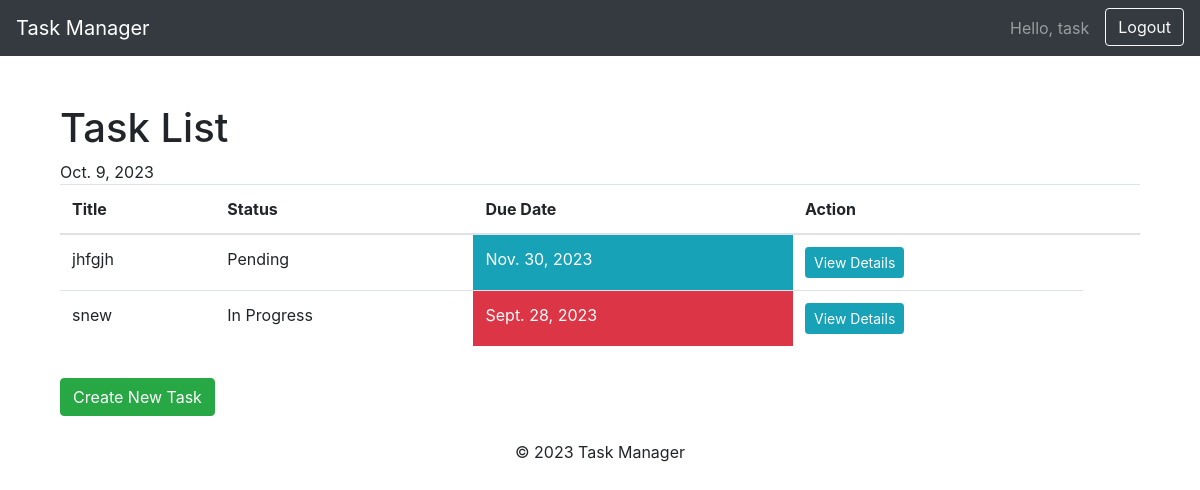
The app's page / (signed in), older data.
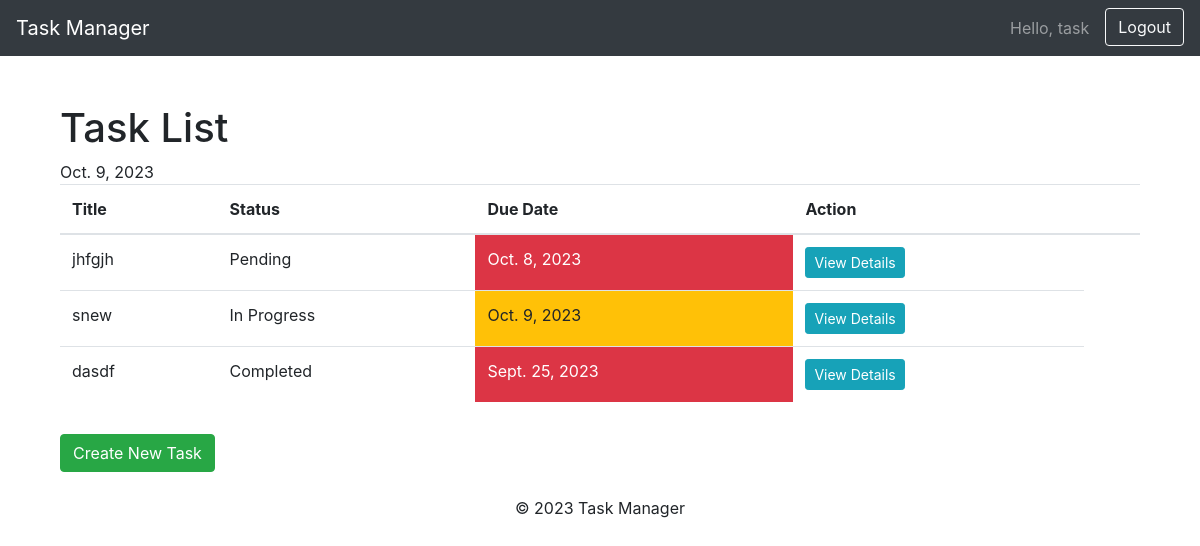
The same page, newer data.
### task/models.py (models this page shows, shortened)
class Task(models.Model):
    STATUS_CHOICES = (
        ('Pending', 'Pending'),
        ('Completed', 'Completed'),
        ('In Progress', 'In Progress'),
    )
    title = models.CharField(max_length=200)
    description = models.TextField()
    due_date = models.DateField()
    status = models.CharField(max_length=20, choices=STATUS_CHOICES)
    user = models.ForeignKey(User, on_delete=models.CASCADE)

### task/views.py (the view)
# urls.py: path('', views.task_list, name='task-list'),
@login_required(login_url='login')
def task_list(request):
    today = datetime.today().date()
    print(today)
    tasks = Task.objects.filter(user=request.user)
    context={'tasks': tasks, 'today': today}
    return render(request, 'task_list.html', context)

### templates/task_list.html (shortened to what this page needs)
{% extends 'base.html' %}
{% block content %}
<div class="container mt-5">
    <h1>Task List</h1>
    <table class="table">
        <thead>
            <tr>
                <th scope="col">Title</th>
                <th scope="col">Status</th>
                <th scope="col">Due Date</th>
                <th scope="col">Action</th>
                <th scope="col"></th>
            </tr>
        </thead>
        <tbody>
            {% for task in tasks %}
                <tr>
                    <td>{{ task.title }}</td>
                    <td>{{ task.status }}</td>
                    <td class="{% if task.due_date < today %}btn-danger{% elif task.due_date == today %}btn-warning{% else %}btn-info{% endif %}">
                        {{ task.due_date }}
                    </td>
                    <td>
                        <a href="{% url 'task-detail' task.id %}" class="btn btn-sm btn-info">View Details</a>
                    </td>
                </tr>
            {% endfor %}
        </tbody>
    </table>
    <a href="{% url 'task-create' %}" class="btn btn-success mt-3">Create New Task</a>
</div>
{% endblock %}

Row changes from the older to the newer data that the page shows:
changed Task "jhfgjh": due_date "Nov. 30, 2023" → "Oct. 8, 2023"
changed Task "snew": due_date "Sept. 28, 2023" → "Oct. 9, 2023"
added Task: title "dasdf", status "Completed", due_date "Sept. 25, 2023"
